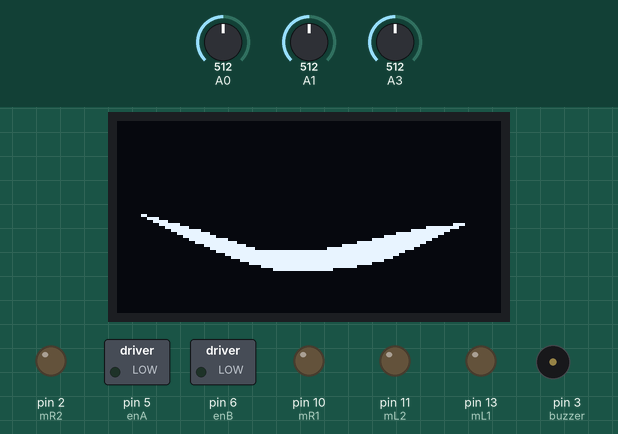
This sketch was run on a simulated Arduino Uno, built with avr-gcc and run on an emulated ATmega328P. On the bench: 128×64 one-colour display, switched loads named in the sketch (green lamp = pin HIGH), output pins drawn as LEDs (lit = HIGH), buzzer (waves = sounding, pin HIGH). The inputs (shaded band) are chosen by the test bench; at power-on: A3 = 512, A0 = 512, A1 = 512. What the sketch prints to the serial monitor is not drawn.

Above: at 1.2 s.
1.3 s: A3 set to 319
4.3 s: A3 set to 290
At 4.45 s:
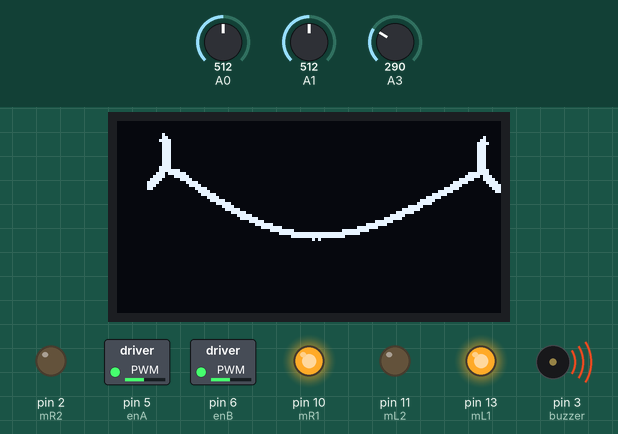
6.1 s: A0 set to 307
7.6 s: A0 set to 292
At 8.5 s:
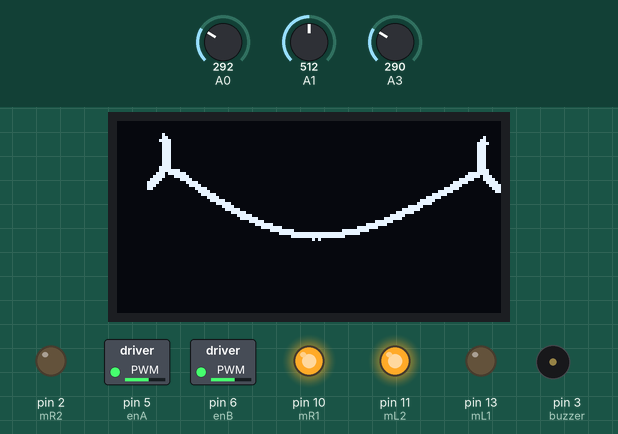
9.1 s: A1 set to 309
12.1 s: A1 set to 287
At 12.9 s:
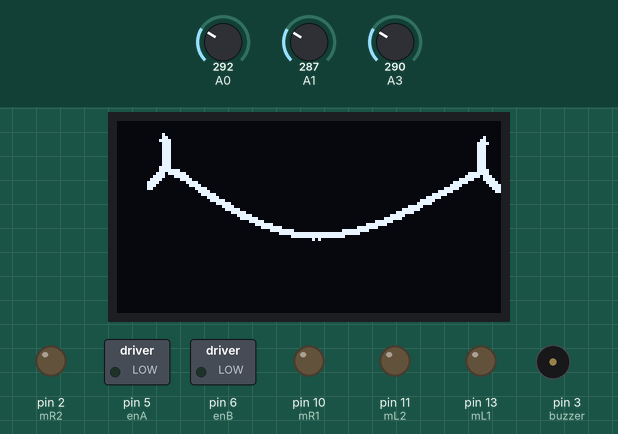
Timing chart, 0 to 14.7 s (numbered marks = the images above; inputs shaded):
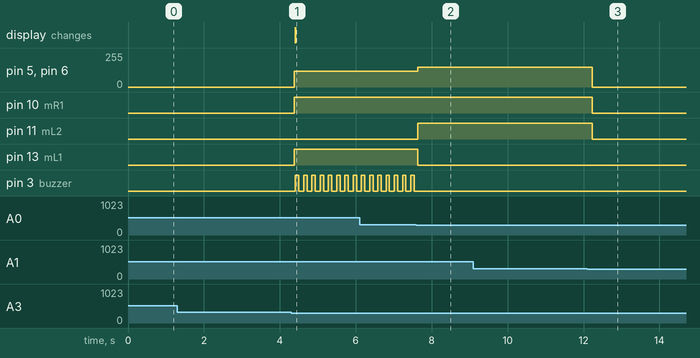

The sketch:

33.Line_Following_Robot_interface_with_oled.ino
```cpp
#include <Adafruit_GFX.h>
#include <Adafruit_SSD1306.h>
#define SCREEN_WIDTH 128
#define SCREEN_HEIGHT 64
#define OLED_RESET     -1
Adafruit_SSD1306 display(SCREEN_WIDTH, SCREEN_HEIGHT, &Wire, OLED_RESET);
int buzzer = 3;
int right_sensor = 0;
int left_sensor = 0;
int middle_sensor = 0;
int turnSpeed = 150;
int Speed = 120;
const int mL1 = 13;
const int mL2 = 11;
const int mR1 = 10;
const int mR2 = 2;
const int enA = 5;
const int enB = 6;

int sense_value = 300;

const unsigned char smile_start [] PROGMEM = {
  0x00, 0x00, 0x00, 0x00, 0x00, 0x00, 0x00, 0x00, 0x00, 0x00, 0x00, 0x00, 0x00, 0x00, 0x00, 0x00,
  0x00, 0x00, 0x00, 0x00, 0x00, 0x00, 0x00, 0x00, 0x00, 0x00, 0x00, 0x00, 0x00, 0x00, 0x00, 0x00,
  0x00, 0x00, 0x00, 0x00, 0x00, 0x00, 0x00, 0x00, 0x00, 0x00, 0x00, 0x00, 0x00, 0x00, 0x00, 0x00,
  0x00, 0x00, 0x00, 0x00, 0x00, 0x00, 0x00, 0x00, 0x00, 0x00, 0x00, 0x00, 0x00, 0x00, 0x00, 0x00,
  0x00, 0x00, 0x00, 0x00, 0x00, 0x00, 0x00, 0x00, 0x00, 0x00, 0x00, 0x00, 0x00, 0x00, 0x00, 0x00,
  0x00, 0x00, 0x00, 0x00, 0x00, 0x00, 0x00, 0x00, 0x00, 0x00, 0x00, 0x00, 0x00, 0x00, 0x00, 0x00,
  0x00, 0x00, 0x00, 0x00, 0x00, 0x00, 0x00, 0x00, 0x00, 0x00, 0x00, 0x00, 0x00, 0x00, 0x00, 0x00,
  0x00, 0x00, 0x00, 0x00, 0x00, 0x00, 0x00, 0x00, 0x00, 0x00, 0x00, 0x00, 0x00, 0x00, 0x00, 0x00,
  0x00, 0x00, 0x00, 0x00, 0x00, 0x00, 0x00, 0x00, 0x00, 0x00, 0x00, 0x00, 0x00, 0x00, 0x00, 0x00,
  0x00, 0x00, 0x00, 0x00, 0x00, 0x00, 0x00, 0x00, 0x00, 0x00, 0x00, 0x00, 0x00, 0x00, 0x00, 0x00,
  0x00, 0x00, 0x00, 0x00, 0x00, 0x00, 0x00, 0x00, 0x00, 0x00, 0x00, 0x00, 0x00, 0x00, 0x00, 0x00,
  0x00, 0x00, 0x00, 0x00, 0x00, 0x00, 0x00, 0x00, 0x00, 0x00, 0x00, 0x00, 0x00, 0x00, 0x00, 0x00,
  0x00, 0x00, 0x00, 0x00, 0x00, 0x00, 0x00, 0x00, 0x00, 0x00, 0x00, 0x00, 0x00, 0x00, 0x00, 0x00,
  0x00, 0x00, 0x00, 0x00, 0x00, 0x00, 0x00, 0x00, 0x00, 0x00, 0x00, 0x00, 0x00, 0x00, 0x00, 0x00,
  0x00, 0x00, 0x00, 0x00, 0x00, 0x00, 0x00, 0x00, 0x00, 0x00, 0x00, 0x00, 0x00, 0x00, 0x00, 0x00,
  0x00, 0x00, 0x00, 0x00, 0x00, 0x00, 0x00, 0x00, 0x00, 0x00, 0x00, 0x00, 0x00, 0x00, 0x00, 0x00,
  0x00, 0x00, 0x00, 0x00, 0x00, 0x00, 0x00, 0x00, 0x00, 0x00, 0x00, 0x00, 0x00, 0x00, 0x00, 0x00,
  0x00, 0x00, 0x00, 0x00, 0x00, 0x00, 0x00, 0x00, 0x00, 0x00, 0x00, 0x00, 0x00, 0x00, 0x00, 0x00,
  0x00, 0x00, 0x00, 0x00, 0x00, 0x00, 0x00, 0x00, 0x00, 0x00, 0x00, 0x00, 0x00, 0x00, 0x00, 0x00,
  0x00, 0x00, 0x00, 0x00, 0x00, 0x00, 0x00, 0x00, 0x00, 0x00, 0x00, 0x00, 0x00, 0x00, 0x00, 0x00,
  0x00, 0x00, 0x00, 0x00, 0x00, 0x00, 0x00, 0x00, 0x00, 0x00, 0x00, 0x00, 0x00, 0x00, 0x00, 0x00,
  0x00, 0x00, 0x00, 0x00, 0x00, 0x00, 0x00, 0x00, 0x00, 0x00, 0x00, 0x00, 0x00, 0x00, 0x00, 0x00,
  0x00, 0x00, 0x00, 0x00, 0x00, 0x00, 0x00, 0x00, 0x00, 0x00, 0x00, 0x00, 0x00, 0x00, 0x00, 0x00,
  0x00, 0x00, 0x00, 0x00, 0x00, 0x00, 0x00, 0x00, 0x00, 0x00, 0x00, 0x00, 0x00, 0x00, 0x00, 0x00,
  0x00, 0x00, 0x00, 0x00, 0x00, 0x00, 0x00, 0x00, 0x00, 0x00, 0x00, 0x00, 0x00, 0x00, 0x00, 0x00,
  0x00, 0x00, 0x00, 0x00, 0x00, 0x00, 0x00, 0x00, 0x00, 0x00, 0x00, 0x00, 0x00, 0x00, 0x00, 0x00,
  0x00, 0x00, 0x00, 0x00, 0x00, 0x00, 0x00, 0x00, 0x00, 0x00, 0x00, 0x00, 0x00, 0x00, 0x00, 0x00,
  0x00, 0x00, 0x00, 0x00, 0x00, 0x00, 0x00, 0x00, 0x00, 0x00, 0x00, 0x00, 0x00, 0x00, 0x00, 0x00,
  0x00, 0x00, 0x00, 0x00, 0x00, 0x00, 0x00, 0x00, 0x00, 0x00, 0x00, 0x00, 0x00, 0x00, 0x00, 0x00,
  0x00, 0x00, 0x00, 0x00, 0x00, 0x00, 0x00, 0x00, 0x00, 0x00, 0x00, 0x00, 0x00, 0x00, 0x00, 0x00,
  0x00, 0x00, 0x00, 0x00, 0x00, 0x00, 0x00, 0x00, 0x00, 0x00, 0x00, 0x00, 0x00, 0x00, 0x00, 0x00,
  0x00, 0xc0, 0x00, 0x00, 0x00, 0x00, 0x00, 0x00, 0x00, 0x00, 0x00, 0x00, 0x00, 0x00, 0x00, 0x00,
  0x00, 0x3c, 0x00, 0x00, 0x00, 0x00, 0x00, 0x00, 0x00, 0x00, 0x00, 0x00, 0x00, 0x00, 0x00, 0x00,
  0x00, 0x0f, 0x80, 0x00, 0x00, 0x00, 0x00, 0x00, 0x00, 0x00, 0x00, 0x00, 0x00, 0x00, 0x00, 0x00,
  0x00, 0x03, 0xf8, 0x00, 0x00, 0x00, 0x00, 0x00, 0x00, 0x00, 0x00, 0x00, 0x00, 0x00, 0xf0, 0x00,
  0x00, 0x00, 0xff, 0x00, 0x00, 0x00, 0x00, 0x00, 0x00, 0x00, 0x00, 0x00, 0x01, 0xff, 0xc0, 0x00,
  0x00, 0x00, 0x3f, 0xf0, 0x00, 0x00, 0x00, 0x00, 0x00, 0x00, 0x00, 0x00, 0x3f, 0xfe, 0x00, 0x00,
  0x00, 0x00, 0x0f, 0xfe, 0x00, 0x00, 0x00, 0x00, 0x00, 0x00, 0x00, 0x07, 0xff, 0xf8, 0x00, 0x00,
  0x00, 0x00, 0x03, 0xff, 0x80, 0x00, 0x00, 0x00, 0x00, 0x00, 0x00, 0x7f, 0xff, 0xe0, 0x00, 0x00,
  0x00, 0x00, 0x00, 0xff, 0xf8, 0x00, 0x00, 0x00, 0x00, 0x00, 0x07, 0xff, 0xff, 0x80, 0x00, 0x00,
  0x00, 0x00, 0x00, 0x3f, 0xff, 0x00, 0x00, 0x00, 0x00, 0x00, 0xff, 0xff, 0xfe, 0x00, 0x00, 0x00,
  0x00, 0x00, 0x00, 0x07, 0xff, 0xe0, 0x00, 0x00, 0x00, 0x1f, 0xff, 0xff, 0xf8, 0x00, 0x00, 0x00,
  0x00, 0x00, 0x00, 0x01, 0xff, 0xfc, 0x00, 0x00, 0x03, 0xff, 0xff, 0xff, 0xe0, 0x00, 0x00, 0x00,
  0x00, 0x00, 0x00, 0x00, 0x7f, 0xff, 0xff, 0xff, 0xff, 0xff, 0xff, 0xff, 0x00, 0x00, 0x00, 0x00,
  0x00, 0x00, 0x00, 0x00, 0x0f, 0xff, 0xff, 0xff, 0xff, 0xff, 0xff, 0xfc, 0x00, 0x00, 0x00, 0x00,
  0x00, 0x00, 0x00, 0x00, 0x03, 0xff, 0xff, 0xff, 0xff, 0xff, 0xff, 0xf0, 0x00, 0x00, 0x00, 0x00,
  0x00, 0x00, 0x00, 0x00, 0x00, 0x7f, 0xff, 0xff, 0xff, 0xff, 0xff, 0x80, 0x00, 0x00, 0x00, 0x00,
  0x00, 0x00, 0x00, 0x00, 0x00, 0x0f, 0xff, 0xff, 0xff, 0xff, 0xf8, 0x00, 0x00, 0x00, 0x00, 0x00,
  0x00, 0x00, 0x00, 0x00, 0x00, 0x00, 0xff, 0xff, 0xff, 0xff, 0x00, 0x00, 0x00, 0x00, 0x00, 0x00,
  0x00, 0x00, 0x00, 0x00, 0x00, 0x00, 0x0f, 0xff, 0xff, 0x00, 0x00, 0x00, 0x00, 0x00, 0x00, 0x00,
  0x00, 0x00, 0x00, 0x00, 0x00, 0x00, 0x00, 0x00, 0x00, 0x00, 0x00, 0x00, 0x00, 0x00, 0x00, 0x00,
  0x00, 0x00, 0x00, 0x00, 0x00, 0x00, 0x00, 0x00, 0x00, 0x00, 0x00, 0x00, 0x00, 0x00, 0x00, 0x00,
  0x00, 0x00, 0x00, 0x00, 0x00, 0x00, 0x00, 0x00, 0x00, 0x00, 0x00, 0x00, 0x00, 0x00, 0x00, 0x00,
  0x00, 0x00, 0x00, 0x00, 0x00, 0x00, 0x00, 0x00, 0x00, 0x00, 0x00, 0x00, 0x00, 0x00, 0x00, 0x00,
  0x00, 0x00, 0x00, 0x00, 0x00, 0x00, 0x00, 0x00, 0x00, 0x00, 0x00, 0x00, 0x00, 0x00, 0x00, 0x00,
  0x00, 0x00, 0x00, 0x00, 0x00, 0x00, 0x00, 0x00, 0x00, 0x00, 0x00, 0x00, 0x00, 0x00, 0x00, 0x00,
  0x00, 0x00, 0x00, 0x00, 0x00, 0x00, 0x00, 0x00, 0x00, 0x00, 0x00, 0x00, 0x00, 0x00, 0x00, 0x00,
  0x00, 0x00, 0x00, 0x00, 0x00, 0x00, 0x00, 0x00, 0x00, 0x00, 0x00, 0x00, 0x00, 0x00, 0x00, 0x00,
  0x00, 0x00, 0x00, 0x00, 0x00, 0x00, 0x00, 0x00, 0x00, 0x00, 0x00, 0x00, 0x00, 0x00, 0x00, 0x00,
  0x00, 0x00, 0x00, 0x00, 0x00, 0x00, 0x00, 0x00, 0x00, 0x00, 0x00, 0x00, 0x00, 0x00, 0x00, 0x00,
  0x00, 0x00, 0x00, 0x00, 0x00, 0x00, 0x00, 0x00, 0x00, 0x00, 0x00, 0x00, 0x00, 0x00, 0x00, 0x00,
  0x00, 0x00, 0x00, 0x00, 0x00, 0x00, 0x00, 0x00, 0x00, 0x00, 0x00, 0x00, 0x00, 0x00, 0x00, 0x00,
  0x00, 0x00, 0x00, 0x00, 0x00, 0x00, 0x00, 0x00, 0x00, 0x00, 0x00, 0x00, 0x00, 0x00, 0x00, 0x00,
  0x00, 0x00, 0x00, 0x00, 0x00, 0x00, 0x00, 0x00, 0x00, 0x00, 0x00, 0x00, 0x00, 0x00, 0x00, 0x00
};

const unsigned char smile_end [] PROGMEM = {
  0x00, 0x00, 0x00, 0x00, 0x00, 0x00, 0x00, 0x00, 0x00, 0x00, 0x00, 0x00, 0x00, 0x00, 0x00, 0x00,
  0x00, 0x00, 0x00, 0x00, 0x00, 0x00, 0x00, 0x00, 0x00, 0x00, 0x00, 0x00, 0x00, 0x00, 0x00, 0x00,
  0x00, 0x00, 0x00, 0x00, 0x00, 0x00, 0x00, 0x00, 0x00, 0x00, 0x00, 0x00, 0x00, 0x00, 0x00, 0x00,
  0x00, 0x00, 0x00, 0x00, 0x00, 0x00, 0x00, 0x00, 0x00, 0x00, 0x00, 0x00, 0x00, 0x00, 0x00, 0x00,
  0x00, 0x01, 0x00, 0x00, 0x00, 0x00, 0x00, 0x00, 0x00, 0x00, 0x00, 0x00, 0x00, 0x00, 0x00, 0x00,
  0x00, 0x01, 0x80, 0x00, 0x00, 0x00, 0x00, 0x00, 0x00, 0x00, 0x00, 0x00, 0x00, 0x00, 0x00, 0x20,
  0x00, 0x03, 0xc0, 0x00, 0x00, 0x00, 0x00, 0x00, 0x00, 0x00, 0x00, 0x00, 0x00, 0x00, 0x00, 0x60,
  0x00, 0x01, 0xc0, 0x00, 0x00, 0x00, 0x00, 0x00, 0x00, 0x00, 0x00, 0x00, 0x00, 0x00, 0x00, 0xf0,
  0x00, 0x01, 0xc0, 0x00, 0x00, 0x00, 0x00, 0x00, 0x00, 0x00, 0x00, 0x00, 0x00, 0x00, 0x00, 0xe0,
  0x00, 0x01, 0xc0, 0x00, 0x00, 0x00, 0x00, 0x00, 0x00, 0x00, 0x00, 0x00, 0x00, 0x00, 0x00, 0xe0,
  0x00, 0x01, 0xc0, 0x00, 0x00, 0x00, 0x00, 0x00, 0x00, 0x00, 0x00, 0x00, 0x00, 0x00, 0x00, 0xe0,
  0x00, 0x01, 0xc0, 0x00, 0x00, 0x00, 0x00, 0x00, 0x00, 0x00, 0x00, 0x00, 0x00, 0x00, 0x00, 0xe0,
  0x00, 0x01, 0xc0, 0x00, 0x00, 0x00, 0x00, 0x00, 0x00, 0x00, 0x00, 0x00, 0x00, 0x00, 0x00, 0xe0,
  0x00, 0x01, 0xc0, 0x00, 0x00, 0x00, 0x00, 0x00, 0x00, 0x00, 0x00, 0x00, 0x00, 0x00, 0x00, 0xe0,
  0x00, 0x01, 0xc0, 0x00, 0x00, 0x00, 0x00, 0x00, 0x00, 0x00, 0x00, 0x00, 0x00, 0x00, 0x00, 0xe0,
  0x00, 0x03, 0xc0, 0x00, 0x00, 0x00, 0x00, 0x00, 0x00, 0x00, 0x00, 0x00, 0x00, 0x00, 0x00, 0xe0,
  0x00, 0x03, 0xf8, 0x00, 0x00, 0x00, 0x00, 0x00, 0x00, 0x00, 0x00, 0x00, 0x00, 0x00, 0x00, 0xf0,
  0x00, 0x07, 0x7e, 0x00, 0x00, 0x00, 0x00, 0x00, 0x00, 0x00, 0x00, 0x00, 0x00, 0x00, 0x07, 0xf0,
  0x00, 0x0f, 0x1f, 0x00, 0x00, 0x00, 0x00, 0x00, 0x00, 0x00, 0x00, 0x00, 0x00, 0x00, 0x0f, 0xb8,
  0x00, 0x1e, 0x07, 0x80, 0x00, 0x00, 0x00, 0x00, 0x00, 0x00, 0x00, 0x00, 0x00, 0x00, 0x3e, 0x3c,
  0x00, 0x3c, 0x01, 0xe0, 0x00, 0x00, 0x00, 0x00, 0x00, 0x00, 0x00, 0x00, 0x00, 0x00, 0xf8, 0x1e,
  0x00, 0x38, 0x00, 0xf0, 0x00, 0x00, 0x00, 0x00, 0x00, 0x00, 0x00, 0x00, 0x00, 0x01, 0xe0, 0x0f,
  0x00, 0x30, 0x00, 0x3c, 0x00, 0x00, 0x00, 0x00, 0x00, 0x00, 0x00, 0x00, 0x00, 0x07, 0xc0, 0x07,
  0x00, 0x00, 0x00, 0x1e, 0x00, 0x00, 0x00, 0x00, 0x00, 0x00, 0x00, 0x00, 0x00, 0x1f, 0x00, 0x03,
  0x00, 0x00, 0x00, 0x0f, 0x80, 0x00, 0x00, 0x00, 0x00, 0x00, 0x00, 0x00, 0x00, 0x7c, 0x00, 0x00,
  0x00, 0x00, 0x00, 0x03, 0xc0, 0x00, 0x00, 0x00, 0x00, 0x00, 0x00, 0x00, 0x01, 0xf0, 0x00, 0x00,
  0x00, 0x00, 0x00, 0x01, 0xf0, 0x00, 0x00, 0x00, 0x00, 0x00, 0x00, 0x00, 0x07, 0xc0, 0x00, 0x00,
  0x00, 0x00, 0x00, 0x00, 0x7c, 0x00, 0x00, 0x00, 0x00, 0x00, 0x00, 0x00, 0x0f, 0x80, 0x00, 0x00,
  0x00, 0x00, 0x00, 0x00, 0x1e, 0x00, 0x00, 0x00, 0x00, 0x00, 0x00, 0x00, 0x7c, 0x00, 0x00, 0x00,
  0x00, 0x00, 0x00, 0x00, 0x0f, 0x80, 0x00, 0x00, 0x00, 0x00, 0x00, 0x01, 0xf8, 0x00, 0x00, 0x00,
  0x00, 0x00, 0x00, 0x00, 0x03, 0xe0, 0x00, 0x00, 0x00, 0x00, 0x00, 0x07, 0xe0, 0x00, 0x00, 0x00,
  0x00, 0x00, 0x00, 0x00, 0x00, 0xf8, 0x00, 0x00, 0x00, 0x00, 0x00, 0x1f, 0x00, 0x00, 0x00, 0x00,
  0x00, 0x00, 0x00, 0x00, 0x00, 0x7e, 0x00, 0x00, 0x00, 0x00, 0x00, 0x7e, 0x00, 0x00, 0x00, 0x00,
  0x00, 0x00, 0x00, 0x00, 0x00, 0x0f, 0x80, 0x00, 0x00, 0x00, 0x03, 0xf0, 0x00, 0x00, 0x00, 0x00,
  0x00, 0x00, 0x00, 0x00, 0x00, 0x03, 0xf0, 0x00, 0x00, 0x00, 0x1f, 0xc0, 0x00, 0x00, 0x00, 0x00,
  0x00, 0x00, 0x00, 0x00, 0x00, 0x00, 0xfe, 0x00, 0x00, 0x00, 0xfe, 0x00, 0x00, 0x00, 0x00, 0x00,
  0x00, 0x00, 0x00, 0x00, 0x00, 0x00, 0x1f, 0xe0, 0x00, 0x1f, 0xf0, 0x00, 0x00, 0x00, 0x00, 0x00,
  0x00, 0x00, 0x00, 0x00, 0x00, 0x00, 0x03, 0xff, 0xff, 0xff, 0x80, 0x00, 0x00, 0x00, 0x00, 0x00,
  0x00, 0x00, 0x00, 0x00, 0x00, 0x00, 0x00, 0x3f, 0xff, 0xf0, 0x00, 0x00, 0x00, 0x00, 0x00, 0x00,
  0x00, 0x00, 0x00, 0x00, 0x00, 0x00, 0x00, 0x00, 0x50, 0x00, 0x00, 0x00, 0x00, 0x00, 0x00, 0x00,
  0x00, 0x00, 0x00, 0x00, 0x00, 0x00, 0x00, 0x00, 0x00, 0x00, 0x00, 0x00, 0x00, 0x00, 0x00, 0x00,
  0x00, 0x00, 0x00, 0x00, 0x00, 0x00, 0x00, 0x00, 0x00, 0x00, 0x00, 0x00, 0x00, 0x00, 0x00, 0x00,
  0x00, 0x00, 0x00, 0x00, 0x00, 0x00, 0x00, 0x00, 0x00, 0x00, 0x00, 0x00, 0x00, 0x00, 0x00, 0x00,
  0x00, 0x00, 0x00, 0x00, 0x00, 0x00, 0x00, 0x00, 0x00, 0x00, 0x00, 0x00, 0x00, 0x00, 0x00, 0x00,
  0x00, 0x00, 0x00, 0x00, 0x00, 0x00, 0x00, 0x00, 0x00, 0x00, 0x00, 0x00, 0x00, 0x00, 0x00, 0x00,
  0x00, 0x00, 0x00, 0x00, 0x00, 0x00, 0x00, 0x00, 0x00, 0x00, 0x00, 0x00, 0x00, 0x00, 0x00, 0x00,
  0x00, 0x00, 0x00, 0x00, 0x00, 0x00, 0x00, 0x00, 0x00, 0x00, 0x00, 0x00, 0x00, 0x00, 0x00, 0x00,
  0x00, 0x00, 0x00, 0x00, 0x00, 0x00, 0x00, 0x00, 0x00, 0x00, 0x00, 0x00, 0x00, 0x00, 0x00, 0x00,
  0x00, 0x00, 0x00, 0x00, 0x00, 0x00, 0x00, 0x00, 0x00, 0x00, 0x00, 0x00, 0x00, 0x00, 0x00, 0x00,
  0x00, 0x00, 0x00, 0x00, 0x00, 0x00, 0x00, 0x00, 0x00, 0x00, 0x00, 0x00, 0x00, 0x00, 0x00, 0x00,
  0x00, 0x00, 0x00, 0x00, 0x00, 0x00, 0x00, 0x00, 0x00, 0x00, 0x00, 0x00, 0x00, 0x00, 0x00, 0x00,
  0x00, 0x00, 0x00, 0x00, 0x00, 0x00, 0x00, 0x00, 0x00, 0x00, 0x00, 0x00, 0x00, 0x00, 0x00, 0x00,
  0x00, 0x00, 0x00, 0x00, 0x00, 0x00, 0x00, 0x00, 0x00, 0x00, 0x00, 0x00, 0x00, 0x00, 0x00, 0x00,
  0x00, 0x00, 0x00, 0x00, 0x00, 0x00, 0x00, 0x00, 0x00, 0x00, 0x00, 0x00, 0x00, 0x00, 0x00, 0x00,
  0x00, 0x00, 0x00, 0x00, 0x00, 0x00, 0x00, 0x00, 0x00, 0x00, 0x00, 0x00, 0x00, 0x00, 0x00, 0x00,
  0x00, 0x00, 0x00, 0x00, 0x00, 0x00, 0x00, 0x00, 0x00, 0x00, 0x00, 0x00, 0x00, 0x00, 0x00, 0x00,
  0x00, 0x00, 0x00, 0x00, 0x00, 0x00, 0x00, 0x00, 0x00, 0x00, 0x00, 0x00, 0x00, 0x00, 0x00, 0x00,
  0x00, 0x00, 0x00, 0x00, 0x00, 0x00, 0x00, 0x00, 0x00, 0x00, 0x00, 0x00, 0x00, 0x00, 0x00, 0x00,
  0x00, 0x00, 0x00, 0x00, 0x00, 0x00, 0x00, 0x00, 0x00, 0x00, 0x00, 0x00, 0x00, 0x00, 0x00, 0x00,
  0x00, 0x00, 0x00, 0x00, 0x00, 0x00, 0x00, 0x00, 0x00, 0x00, 0x00, 0x00, 0x00, 0x00, 0x00, 0x00,
  0x00, 0x00, 0x00, 0x00, 0x00, 0x00, 0x00, 0x00, 0x00, 0x00, 0x00, 0x00, 0x00, 0x00, 0x00, 0x00,
  0x00, 0x00, 0x00, 0x00, 0x00, 0x00, 0x00, 0x00, 0x00, 0x00, 0x00, 0x00, 0x00, 0x00, 0x00, 0x00,
  0x00, 0x00, 0x00, 0x00, 0x00, 0x00, 0x00, 0x00, 0x00, 0x00, 0x00, 0x00, 0x00, 0x00, 0x00, 0x00,
  0x00, 0x00, 0x00, 0x00, 0x00, 0x00, 0x00, 0x00, 0x00, 0x00, 0x00, 0x00, 0x00, 0x00, 0x00, 0x00
};
void setup() {
  pinMode(mL1, OUTPUT);
  pinMode(mL2, OUTPUT);
  pinMode(mR1, OUTPUT);
  pinMode(mR2, OUTPUT);
  pinMode(enA, OUTPUT);
  pinMode(enB, OUTPUT);
  pinMode(buzzer,OUTPUT);
 Serial.begin(9600);
  display.begin(SSD1306_SWITCHCAPVCC, 0x3C);
}void loop() {
  left_sensor = analogRead(A1);
    right_sensor = analogRead(A0);
    middle_sensor = analogRead(A3);
    Serial.print("right sensor = ");
    Serial.print(right_sensor);
    Serial.print(" ; ");
    Serial.print("left sensor = ");
    Serial.print(left_sensor);
    Serial.print(" ; ");
    Serial.print("middle sensor = ");
    Serial.print(middle_sensor);
    Serial.print(" ; ");
    Serial.print("\n");
    if ((middle_sensor <= sense_value) && (left_sensor >= sense_value) &&  (right_sensor >= sense_value)){
      forward();
     display.clearDisplay();
    display.drawBitmap(0, 0,smile_end, 128, 64, WHITE);
    display.display();
      for(int i = 0;i<20000;i++)
        {
        digitalWrite(buzzer,HIGH);
        }

        for(int j = 0;j<20000;j++)
        {
        digitalWrite(buzzer,LOW);
        }

    } else if ((middle_sensor >= sense_value) && (left_sensor <= sense_value) &&  (right_sensor >= sense_value)) {
      left();
    } else if ((middle_sensor >= sense_value) && (left_sensor >= sense_value) &&  (right_sensor <= sense_value)){
      right();
    } else if ((left_sensor <= sense_value) && (right_sensor <= sense_value) && (middle_sensor <=sense_value)) {
      stop_now();
    }else if ((middle_sensor <= sense_value) && (left_sensor <= sense_value) && (right_sensor >= sense_value)){
      left();
    }else if ((middle_sensor <= sense_value) && (right_sensor <= sense_value) && (left_sensor >= sense_value)){
      right();
    }else {

    stop_now();
    display.clearDisplay();
    display.drawBitmap(0, 0,  smile_start, 128, 64, WHITE);
    display.display();
}
}
void right() {
  digitalWrite(mL1,LOW);
digitalWrite(mL2,HIGH);
digitalWrite(mR1,HIGH);
digitalWrite(mR2,LOW);
analogWrite(enA, turnSpeed);
analogWrite(enB, turnSpeed);
}
void left() {
digitalWrite(mL1,HIGH);
digitalWrite(mL2,LOW);
digitalWrite(mR1,LOW);
digitalWrite(mR2,HIGH);
analogWrite(enA, turnSpeed);
analogWrite(enB, turnSpeed);
}

void stop_now() {
  digitalWrite(mL1, LOW);
  digitalWrite(mL2, LOW);
  digitalWrite(mR1, LOW);
  digitalWrite(mR2, LOW);
  analogWrite(enA, 0);
  analogWrite(enB, 0);
}

void forward()
{
digitalWrite(mL1,HIGH);
digitalWrite(mL2,LOW);
digitalWrite(mR1,HIGH);
digitalWrite(mR2,LOW);
analogWrite(enA, Speed);
analogWrite(enB, Speed);
}
```

Measured:
- the behaviour switches between 301 and 300 on A3 (found by bisection; images 0 and 1)
- the behaviour switches between 300 and 299 on A0 (found by bisection; images 1 and 2)
- the behaviour switches between 301 and 300 on A1 (found by bisection; images 2 and 3)
- after the input at 1.3 s, every drawn part: stays the same
- after the input at 4.3 s, pin 5 (enA), pin 6 (enB): 0/255 → 120/255 after 0.07 s; pin 10 (mR1), pin 13 (mL1): LOW → HIGH after 0.07 s; pin 3 (buzzer): alternates HIGH for 0.09 s and LOW for 0.13 s, starting after 0.11 s; the display: changes after 0.11 s (image 1)
- after the input at 7.6 s, pin 5 (enA), pin 6 (enB): 120/255 → 150/255 at once; pin 11 (mL2): LOW → HIGH at once; pin 13 (mL1): HIGH → LOW at once; pin 3 (buzzer): stops changing and stays LOW
- after the input at 9.1 s, every drawn part: stays the same
- after the input at 12.1 s, pin 5 (enA), pin 6 (enB): 150/255 → 0/255 after 0.12 s; pin 10 (mR1), pin 11 (mL2): HIGH → LOW after 0.12 s
